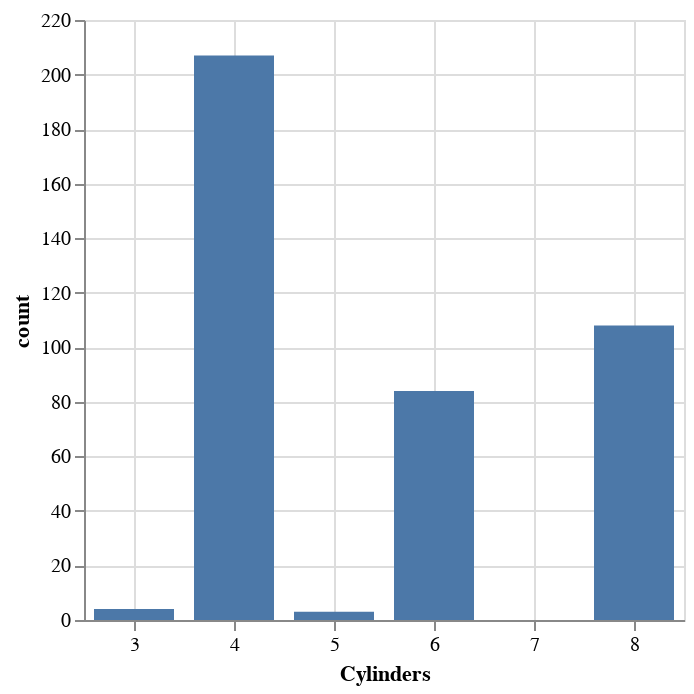

Notebook code cell kept with this figure:
### Code cell
alt.Chart(cars.group_by('Cylinders').count()).mark_bar(size=40).encode(
    x='Cylinders',
    y='count',
)

### Figure 1 — Vega-Lite specification as saved in the notebook (floating-point values rounded to 4 significant figures)
{"config": {"view": {"continuousWidth": 300, "continuousHeight": 300}}, "data": {"name": "data-bc50f59834415586a274fae076920510"}, "mark": {"type": "bar", "size": 40}, "encoding": {"x": {"field": "Cylinders", "type": "quantitative"}, "y": {"field": "count", "type": "quantitative"}}, "$schema": "https://vega.github.io/schema/vega-lite/v5.20.1.json", "datasets": {"data-bc50f59834415586a274fae076920510": [{"Cylinders": 8, "count": 108}, {"Cylinders": 3, "count": 4}, {"Cylinders": 4, "count": 207}, {"Cylinders": 5, "count": 3}, {"Cylinders": 6, "count": 84}]}}
